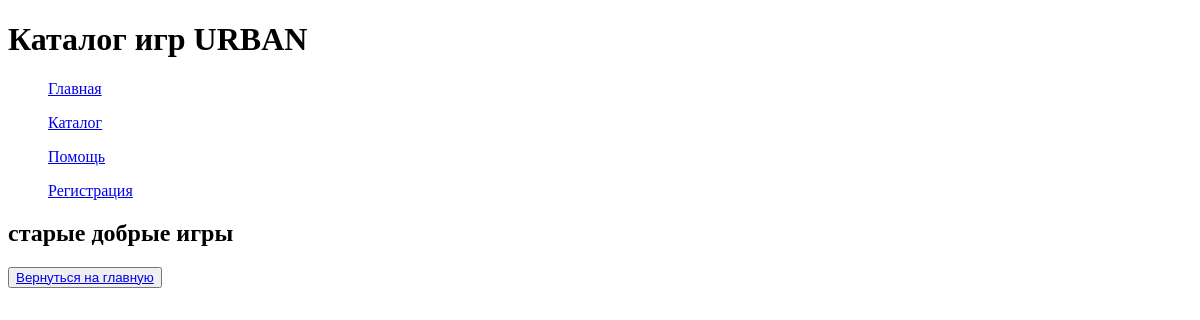
The app's page /catalog/, older data.
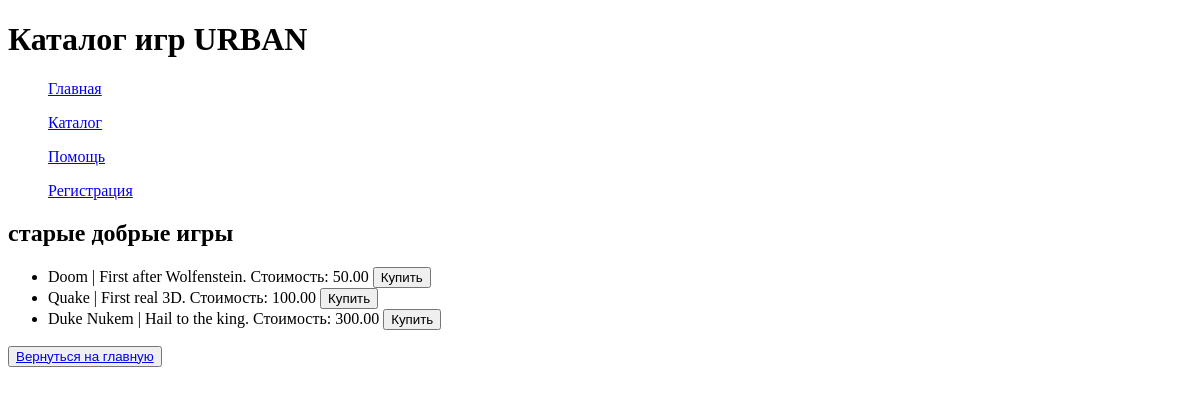
The same page, newer data.
### task1/models.py (models this page shows, shortened)
class Game(models.Model):
    title = models.CharField(max_length=100)
    cost = models.DecimalField(max_digits=7, decimal_places=2)
    size = models.DecimalField(max_digits=20, decimal_places=2)
    description = models.CharField(max_length=10000)
    age_limited = models.BooleanField(default=False)
    buyer = models.ManyToManyField(Buyer, related_name='games')

### task1/views.py (the view)
# urls.py: path('catalog/', catalog),
def catalog(request):
    games = Game.objects.all()
    context = {'games': games}
    return render(request, 'catalog.html', context)

### templates/catalog.html
{% extends 'menu.html'%}
{% block pagename %}
    <h1> Каталог игр {{block.super}}</h1>
{% endblock %}
{% block menu %}
    {{block.super}}
{% endblock %}
{% block catalog %}
    <h2>старые добрые игры</h2>
    {{block.super}}
    <button><a href="/"> Вернуться на главную</a></button>
{% endblock %}

### templates/menu.html (shortened to what this page needs)
<!DOCTYPE html>
<html lang="en">
<head>
</head>
<body>
    <pagename>
        {% block pagename %}
        <b>URBAN</b>
        {% endblock %}
    </pagename>
    <menu>
        {% block menu %}
        <p><a href="/">Главная</a> </p>
        <p><a href="/catalog">Каталог</a></p>
        <p><a href="/help">Помощь</a></p>
        <p><a href="/django_sign_up">Регистрация</a></p>
        {% endblock %}
    </menu>
    <catalog>
        {% block catalog %}
        <ul>
        {% for game in games %}
            <li> {{game.title}} | {{game.description}}. Стоимость: {{game.cost}} <button>Купить</button></li>
        {% endfor %}
        </ul>
        {% endblock %}
    </catalog>
</body>
</html>

Row changes from the older to the newer data that the page shows:
added Game: title "Doom", description "First after Wolfenstein", cost "50.00"
added Game: title "Quake", description "First real 3D", cost "100.00"
added Game: title "Duke Nukem", description "Hail to the king", cost "300.00"
